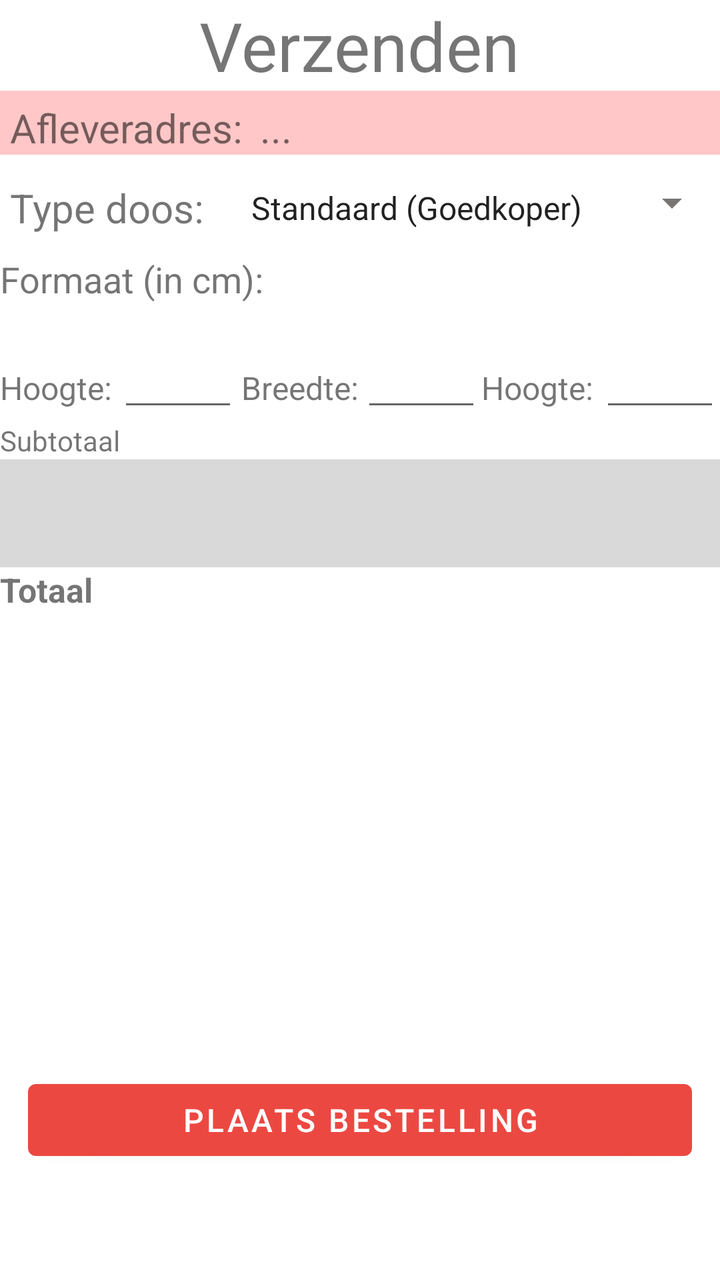
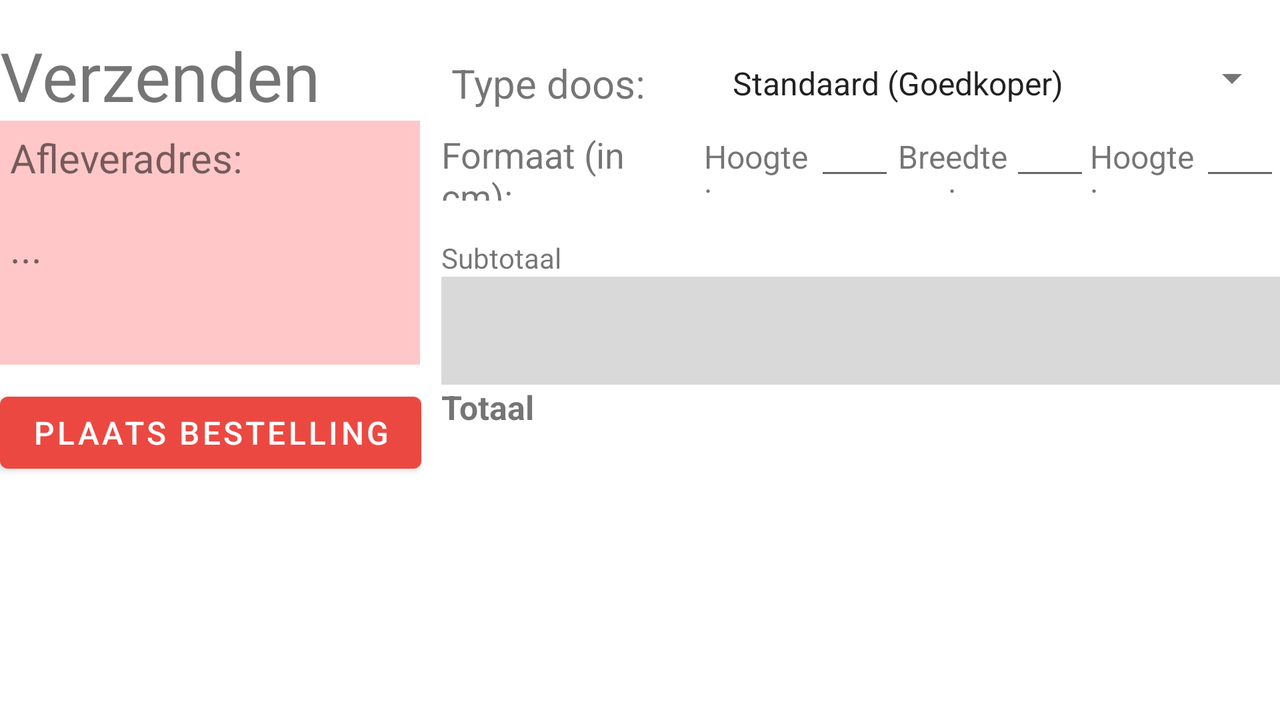

The same Android screen from two of the app's own layout files: first res/layout/ as a phone draws it, then the repository's variant for another configuration, drawn on a device whose configuration selects that folder. Both files follow.
<!-- AndroidManifest.xml: application theme Theme.DelawareTrackAndTraceApp -->
<!-- res/layout/fragment_shipment.xml -->
<?xml version="1.0" encoding="utf-8"?>
<layout xmlns:android="http://schemas.android.com/apk/res/android"
    xmlns:app="http://schemas.android.com/apk/res-auto"
    xmlns:tools="http://schemas.android.com/tools">

    <LinearLayout
        android:layout_width="match_parent"
        android:layout_height="match_parent"
        android:gravity="center"
        android:orientation="vertical">

        <TextView
            android:id="@+id/shipment_headerText"
            android:layout_width="wrap_content"
            android:layout_height="wrap_content"
            android:text="@string/shipment_header"
            android:textAlignment="center"
            android:textSize="34sp" />

        <LinearLayout
            android:layout_width="match_parent"
            android:layout_height="wrap_content"
            android:background="#FFC7C7"
            android:orientation="horizontal"
            android:paddingLeft="5dp"
            android:paddingTop="5dp"
            android:paddingRight="5dp">

            <TextView
                android:id="@+id/shipment_infoText"
                android:layout_width="0dp"
                android:layout_height="wrap_content"
                android:layout_weight="1"
                android:text="@string/shipment_infoAfleveradres"
                android:textSize="20sp" />

            <TextView
                android:id="@+id/shipmentText"
                android:layout_width="100dp"
                android:layout_height="wrap_content"
                android:layout_weight="1"
                android:text="..."
                android:textSize="20sp" />

        </LinearLayout>




        <androidx.constraintlayout.widget.ConstraintLayout
            android:id="@+id/linearLayout5"
            android:layout_width="match_parent"
            android:layout_height="match_parent"
            android:layout_gravity="bottom">

            <Button
                android:id="@+id/shipment_bestellingButton"
                android:layout_width="0dp"
                android:layout_height="wrap_content"
                android:layout_marginStart="14dp"
                android:layout_marginEnd="14dp"
                android:layout_marginBottom="56dp"
                android:text="@string/shipment_buttonText"
                android:textColor="@color/white"
                android:textSize="16sp"
                app:layout_constraintBottom_toBottomOf="@+id/shipment_infoLayout"
                app:layout_constraintEnd_toEndOf="parent"
                app:layout_constraintHorizontal_bias="1.0"
                app:layout_constraintStart_toStartOf="parent"
                tools:ignore="TextContrastCheck" />

            <LinearLayout
                android:layout_width="match_parent"
                android:layout_height="wrap_content"
                android:orientation="horizontal"
                app:layout_constraintBottom_toTopOf="@+id/shipment_infoLayout">

                <TextView
                    android:id="@+id/shipment_infotext4"
                    android:layout_width="wrap_content"
                    android:layout_height="wrap_content"
                    android:layout_weight="1"
                    android:paddingLeft="5dp"
                    android:paddingTop="5dp"
                    android:paddingRight="5dp"
                    android:text="Type doos:"
                    android:textSize="20sp" />

                <Spinner
                    android:id="@+id/shipment_typeBoxSpinner"
                    android:layout_width="wrap_content"
                    android:layout_height="match_parent"
                    android:layout_weight="2"
                    android:backgroundTint="#777474"
                    android:entries="@array/shipment_boxTypeValues"
                    android:paddingLeft="3dp"
                    android:paddingTop="5dp"
                    android:paddingRight="3dp"
                    tools:ignore="TouchTargetSizeCheck" />

            </LinearLayout>

            <LinearLayout
                android:id="@+id/shipment_infoLayout"
                android:layout_width="match_parent"
                android:layout_height="match_parent"
                android:layout_marginTop="40dp"
                android:orientation="vertical"
                app:layout_constraintTop_toTopOf="parent"
                tools:layout_editor_absoluteX="140dp">

                <LinearLayout
                    android:id="@+id/formaatLayout"
                    android:layout_width="match_parent"
                    android:layout_height="wrap_content"
                    android:layout_marginTop="10dp"
                    android:gravity="center"
                    android:orientation="horizontal">

                    <TextView
                        android:id="@+id/formaat"
                        android:layout_width="wrap_content"
                        android:layout_height="wrap_content"
                        android:layout_weight="1"
                        android:text="@string/formaat"
                        android:textSize="18sp" />

                </LinearLayout>
                <LinearLayout
                    android:layout_width="match_parent"
                    android:layout_height="wrap_content"
                    android:orientation="horizontal">



                    <TextView
                        android:id="@+id/errorText"
                        android:layout_width="wrap_content"
                        android:layout_height="wrap_content"
                        android:layout_weight="1"
                        />
                </LinearLayout>

                <LinearLayout
                    android:layout_width="match_parent"
                    android:layout_height="wrap_content"
                    android:orientation="horizontal">

                    <TextView
                        android:id="@+id/textView12"
                        android:layout_width="wrap_content"
                        android:layout_height="wrap_content"
                        android:layout_weight="1"
                        android:text="Hoogte:"
                        android:textSize="16sp" />

                    <EditText
                        android:id="@+id/hoogteEdit"
                        style="@style/editTextAfmeting"
                        android:layout_width="60dp"
                        android:layout_height="40dp"
                        android:inputType="number" />



                    <TextView
                        android:id="@+id/textView3"
                        android:layout_width="wrap_content"
                        android:layout_height="wrap_content"
                        android:layout_weight="1"
                        android:gravity="center"
                        android:text="Breedte:"
                        android:textSize="16sp" />

                    <EditText
                        android:id="@+id/breedteEdit"
                        style="@style/editTextAfmeting"
                        android:layout_width="60dp"
                        android:layout_height="40dp"
                        android:inputType="number" />


                    <TextView
                        android:id="@+id/werwer"
                        android:layout_width="wrap_content"
                        android:layout_height="wrap_content"
                        android:layout_weight="1"
                        android:text="Hoogte:"
                        android:textSize="16sp" />

                    <EditText
                        android:id="@+id/diepteEdit"
                        style="@style/editTextAfmeting"
                        android:layout_width="60dp"
                        android:layout_height="40dp"
                        android:inputType="number" />



                </LinearLayout>

                <LinearLayout
                    android:layout_width="match_parent"
                    android:layout_height="wrap_content"
                    android:orientation="horizontal">

                    <TextView
                        android:id="@+id/shipment_subtotaalText"
                        android:layout_width="wrap_content"
                        android:layout_height="wrap_content"
                        android:layout_marginRight="20dp"
                        android:text="Subtotaal" />

                    <TextView
                        android:id="@+id/subtotaalPrijs"
                        android:layout_width="wrap_content"
                        android:layout_height="wrap_content"
                        android:layout_weight="1"
                        android:layout_marginLeft="650px"/>
                </LinearLayout>

                <LinearLayout
                    android:layout_width="match_parent"
                    android:layout_height="wrap_content"
                    android:orientation="vertical"
                    android:showDividers="middle"
                    android:stretchColumns="true">

                    <TableLayout
                        android:id="@+id/prijsBerekeningTotaal"
                        android:layout_width="match_parent"
                        android:layout_height="match_parent"

                        android:textSize="50dp"
                        android:background="#D9D9D9">
                    <TableRow
                        android:layout_width="match_parent"
                        >
                        <TextView
                            android:id="@+id/palletten"
                            android:text=""
                            android:layout_marginLeft="150px"
                            android:textSize="40px"
                            android:textStyle="bold"
                            />

                        <TextView
                            android:id="@+id/palletten_kost"
                            android:layout_width="match_parent"
                            android:layout_gravity="end"
                            android:layout_marginLeft="250px"
                            android:gravity="right|end"
                            android:text=""
                            android:textSize="40px"
                            android:textStyle="bold"/>
                    </TableRow>
                        <TableRow
                            android:layout_width="match_parent"
                            >
                            <TextView
                                android:id="@+id/dozen"
                                android:text=""
                                android:layout_marginLeft="150px"
                                android:textSize="40px"
                                android:textStyle="bold"/>

                            <TextView
                                android:id="@+id/dozen_kost"
                                android:layout_width="match_parent"
                                android:layout_gravity="end"
                                android:layout_marginLeft="250px"
                                android:gravity="right|end"
                                android:text=""
                                android:textSize="40px"
                                android:textStyle="bold"/>
                        </TableRow>
                        <TableRow
                            android:layout_width="match_parent"
                            >
                            <TextView
                                android:id="@+id/verzending"
                                android:text=""
                                android:layout_marginLeft="150px"
                                android:textSize="40px"
                                android:textStyle="bold"/>

                            <TextView
                                android:id="@+id/verzending_kost"
                                android:layout_width="match_parent"
                                android:layout_gravity="end"
                                android:layout_marginLeft="250px"
                                android:gravity="right|end"
                                android:text=""
                                android:textSize="40px"
                                android:textStyle="bold"/>
                        </TableRow>
                    </TableLayout>
                </LinearLayout>

                <LinearLayout
                    android:layout_width="match_parent"
                    android:layout_height="wrap_content"
                    android:orientation="horizontal">

                    <TextView
                        android:id="@+id/shipment_totaalText"
                        android:layout_width="wrap_content"
                        android:layout_height="wrap_content"
                        android:layout_marginRight="20dp"
                        android:text="Totaal"
                        android:textStyle="bold"
                        android:textSize="50px" />

                    <TextView
                        android:id="@+id/totaalPrijs"
                        android:layout_width="30dp"
                        android:layout_height="wrap_content"
                        android:layout_weight="1"
                        android:layout_marginLeft="650px"/>
                </LinearLayout>

            </LinearLayout>

        </androidx.constraintlayout.widget.ConstraintLayout>

    </LinearLayout>
</layout>
<!-- resources referenced by this layout -->
<resources>
  <string-array name="shipment_boxTypeValues">
          <item>Standaard (Goedkoper)</item>
          <item>Aangepast (Duurder)</item>
      </string-array>
  <color name="white">#FFFFFFFF</color>
  <string name="formaat">Formaat (in cm):</string>
  <string name="shipment_buttonText">Plaats bestelling</string>
  <string name="shipment_header">Verzenden</string>
  <string name="shipment_infoAfleveradres">Afleveradres:</string>
  <style name="editTextAfmeting">
          <item name="android:layout_width">50dp</item>
          <item name="android:layout_height">wrap_content</item>
          <item name="android:inputType">number</item>
      </style>
  <style name="Theme.DelawareTrackAndTraceApp" parent="Theme.MaterialComponents.DayNight.DarkActionBar">
          
          <item name="colorPrimary">@color/delawareOrange</item>
          <item name="colorPrimaryVariant">@color/delawareOrange</item>
          <item name="colorOnPrimary">@color/white</item>
          
          <item name="colorSecondary">@color/teal_200</item>
          <item name="colorSecondaryVariant">@color/teal_700</item>
          <item name="colorOnSecondary">@color/black</item>
          
          <item name="android:statusBarColor">?attr/colorPrimaryVariant</item>
          
      </style>
  <color name="delawareOrange">#EC4842</color>
  <color name="teal_200">#FF03DAC5</color>
  <color name="teal_700">#FF018786</color>
  <color name="black">#FF000000</color>
</resources>
<!-- res/layout-land/fragment_shipment.xml (the repository's variant of the layout above) -->
<!-- drawn on the phone turned sideways -->
<?xml version="1.0" encoding="utf-8"?>
<layout xmlns:android="http://schemas.android.com/apk/res/android"
    xmlns:app="http://schemas.android.com/apk/res-auto"
    xmlns:tools="http://schemas.android.com/tools">

    <LinearLayout
        android:layout_width="match_parent"
        android:layout_height="match_parent"
        android:gravity="center">

        <LinearLayout
            android:layout_width="wrap_content"
            android:layout_height="match_parent"
            android:layout_marginTop="10dp"
            android:layout_marginRight="10dp"
            android:orientation="vertical">

            <TextView
                android:id="@+id/shipment_headerText"
                android:layout_width="wrap_content"
                android:layout_height="wrap_content"
                android:text="@string/shipment_header"
                android:textAlignment="center"
                android:textSize="34sp" />

            <LinearLayout
                android:layout_width="wrap_content"
                android:layout_height="122dp"
                android:background="#FFC7C7"
                android:orientation="vertical"
                android:paddingLeft="5dp"
                android:paddingTop="5dp"
                android:paddingRight="5dp">

                <TextView
                    android:id="@+id/shipment_infoText"
                    android:layout_width="wrap_content"
                    android:layout_height="0dp"
                    android:layout_weight="1"
                    android:text="@string/shipment_infoAfleveradres"
                    android:textSize="20sp" />

                <TextView
                    android:id="@+id/shipmentText"
                    android:layout_width="200dp"
                    android:layout_height="wrap_content"
                    android:layout_weight="1"
                    android:text="..."
                    android:textSize="20sp" />

            </LinearLayout>

            <Button
                android:layout_width="wrap_content"
                android:layout_height="wrap_content"
                android:layout_marginTop="10dp"
                android:text="@string/shipment_buttonText"
                android:textColor="@color/white"
                android:textSize="16sp"
                tools:ignore="TextContrastCheck" />

        </LinearLayout>

        <LinearLayout
            android:layout_width="wrap_content"
            android:layout_height="match_parent"
            android:layout_marginTop="10dp"
            android:orientation="vertical">

            <androidx.constraintlayout.widget.ConstraintLayout
                android:id="@+id/linearLayout5"
                android:layout_width="match_parent"
                android:layout_height="match_parent"
                android:layout_gravity="bottom">

                <LinearLayout
                    android:layout_width="match_parent"
                    android:layout_height="wrap_content"
                    android:orientation="horizontal"
                    app:layout_constraintBottom_toTopOf="@+id/shipment_infoLayout">

                    <TextView
                        android:id="@+id/shipment_infotext4"
                        android:layout_width="wrap_content"
                        android:layout_height="wrap_content"
                        android:layout_weight="1"
                        android:paddingLeft="5dp"
                        android:paddingTop="5dp"
                        android:paddingRight="5dp"
                        android:text="Type doos:"
                        android:textSize="20sp" />

                    <Spinner
                        android:id="@+id/shipment_typeBoxSpinner"
                        android:layout_width="wrap_content"
                        android:layout_height="match_parent"
                        android:layout_weight="2"
                        android:backgroundTint="#777474"
                        android:entries="@array/shipment_boxTypeValues"
                        android:paddingLeft="3dp"
                        android:paddingTop="5dp"
                        android:paddingRight="3dp"
                        tools:ignore="TouchTargetSizeCheck" />

                </LinearLayout>

                <LinearLayout
                    android:id="@+id/shipment_infoLayout"
                    android:layout_width="match_parent"
                    android:layout_height="match_parent"
                    android:layout_marginTop="40dp"
                    android:orientation="vertical"
                    app:layout_constraintTop_toTopOf="parent"
                    tools:layout_editor_absoluteX="140dp">

                    <LinearLayout
                        android:layout_width="match_parent"
                        android:layout_height="wrap_content"
                        android:orientation="horizontal">
                        <TextView
                            android:id="@+id/formaat"
                            android:layout_width="wrap_content"
                            android:layout_height="wrap_content"
                            android:layout_weight="1"
                            android:text="@string/formaat"
                            android:textSize="18sp" />
                        <TextView
                            android:id="@+id/textView12"
                            android:layout_width="wrap_content"
                            android:layout_height="wrap_content"
                            android:layout_weight="1"
                            android:text="Hoogte:"
                            android:textSize="16sp" />

                        <EditText
                            android:id="@+id/hoogteEdit"
                            style="@style/editTextAfmeting"
                            android:layout_width="40dp"
                            android:layout_height="40dp"
                            android:inputType="number" />



                        <TextView
                            android:id="@+id/textView3"
                            android:layout_width="wrap_content"
                            android:layout_height="wrap_content"
                            android:layout_weight="1"
                            android:gravity="center"
                            android:text="Breedte:"
                            android:textSize="16sp" />

                        <EditText
                            android:id="@+id/breedteEdit"
                            style="@style/editTextAfmeting"
                            android:layout_width="40dp"
                            android:layout_height="40dp"
                            android:inputType="number" />


                        <TextView
                            android:id="@+id/werwer"
                            android:layout_width="wrap_content"
                            android:layout_height="wrap_content"
                            android:layout_weight="1"
                            android:text="Hoogte:"
                            android:textSize="16sp" />

                        <EditText
                            android:id="@+id/diepteEdit"
                            style="@style/editTextAfmeting"
                            android:layout_width="40dp"
                            android:layout_height="40dp"
                            android:inputType="number" />



                    </LinearLayout>
                    <LinearLayout
                        android:layout_width="match_parent"
                        android:layout_height="wrap_content"
                        android:orientation="horizontal">



                        <TextView
                            android:id="@+id/errorText"
                            android:layout_width="wrap_content"
                            android:layout_height="wrap_content"
                            android:layout_weight="1"
                            />
                    </LinearLayout>

                    <LinearLayout
                        android:layout_width="match_parent"
                        android:layout_height="wrap_content"
                        android:orientation="horizontal">

                        <TextView
                            android:id="@+id/shipment_subtotaalText"
                            android:layout_width="wrap_content"
                            android:layout_height="wrap_content"
                            android:layout_marginRight="20dp"
                            android:text="Subtotaal" />

                        <TextView
                            android:id="@+id/subtotaalPrijs"
                            android:layout_width="wrap_content"
                            android:layout_height="wrap_content"
                            android:layout_marginLeft="650px"
                            android:layout_weight="1" />
                    </LinearLayout>

                    <LinearLayout
                        android:layout_width="match_parent"
                        android:layout_height="wrap_content"
                        android:orientation="vertical"
                        android:showDividers="middle"
                        android:stretchColumns="true">

                        <TableLayout
                            android:id="@+id/prijsBerekeningTotaal"
                            android:layout_width="match_parent"
                            android:layout_height="match_parent"

                            android:background="#D9D9D9"
                            android:textSize="50dp">

                            <TableRow android:layout_width="match_parent">

                                <TextView
                                    android:id="@+id/palletten"
                                    android:layout_marginLeft="150px"
                                    android:text=""
                                    android:textSize="40px"
                                    android:textStyle="bold" />

                                <TextView
                                    android:id="@+id/palletten_kost"
                                    android:layout_width="match_parent"
                                    android:layout_gravity="end"
                                    android:layout_marginLeft="250px"
                                    android:gravity="right|end"
                                    android:text=""
                                    android:textSize="40px"
                                    android:textStyle="bold" />
                            </TableRow>

                            <TableRow android:layout_width="match_parent">

                                <TextView
                                    android:id="@+id/dozen"
                                    android:layout_marginLeft="150px"
                                    android:text=""
                                    android:textSize="40px"
                                    android:textStyle="bold" />

                                <TextView
                                    android:id="@+id/dozen_kost"
                                    android:layout_width="match_parent"
                                    android:layout_gravity="end"
                                    android:layout_marginLeft="250px"
                                    android:gravity="right|end"
                                    android:text=""
                                    android:textSize="40px"
                                    android:textStyle="bold" />
                            </TableRow>

                            <TableRow android:layout_width="match_parent">

                                <TextView
                                    android:id="@+id/verzending"
                                    android:layout_marginLeft="150px"
                                    android:text=""
                                    android:textSize="40px"
                                    android:textStyle="bold" />

                                <TextView
                                    android:id="@+id/verzending_kost"
                                    android:layout_width="match_parent"
                                    android:layout_gravity="end"
                                    android:layout_marginLeft="250px"
                                    android:gravity="right|end"
                                    android:text=""
                                    android:textSize="40px"
                                    android:textStyle="bold" />
                            </TableRow>
                        </TableLayout>
                    </LinearLayout>

                    <LinearLayout
                        android:layout_width="match_parent"
                        android:layout_height="wrap_content"
                        android:orientation="horizontal">

                        <TextView
                            android:id="@+id/shipment_totaalText"
                            android:layout_width="wrap_content"
                            android:layout_height="wrap_content"
                            android:layout_marginRight="20dp"
                            android:text="Totaal"
                            android:textSize="50px"
                            android:textStyle="bold" />

                        <TextView
                            android:id="@+id/totaalPrijs"
                            android:layout_width="30dp"
                            android:layout_height="wrap_content"
                            android:layout_marginLeft="650px"
                            android:layout_weight="1" />
                    </LinearLayout>

                </LinearLayout>

            </androidx.constraintlayout.widget.ConstraintLayout>
        </LinearLayout>


    </LinearLayout>
</layout>
